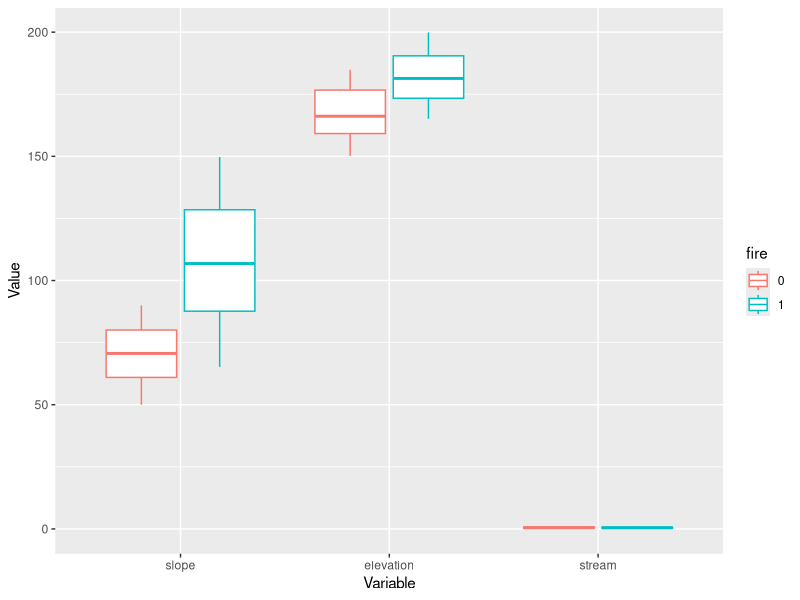

Here is the R script that generated this plot:
## ---- chunk 1
knitr::opts_chunk$set(echo = TRUE)

### Install MatchIt if you need to
install.packages("MatchIt",
                 repos = "http://cran.us.r-project.org")

### Packages for the purposes of the quarto website (no need to download these to run the example)
# install.packages(c("jsonlite", "rmarkdown"),
#                  repos = "http://cran.us.r-project.org")

### Load libraries
library(tidyverse)
library(MatchIt)
## ---- chunk 2
### Function to simulate data and write it as a dataframe
simulate_data <- function(){
  
  ### Create variables in a dataframe
  
  ### Make column for observation ID
  df <- data.frame(id = seq(1,1000),
                   
                   ### Add columns for explanatory variables
                   
                   ### Add column for treatment variable
                   fire = c(rep(0,500), rep(1,500)),
                   
                   ### And the rest of the covariates
                   slope = c(runif(500, min = 50, max = 90), 
                             runif(500, min = 65, max = 150)),
                   elevation = c(runif(500, min = 150, max = 185), 
                                 runif(500, min = 165, max = 200)),
                   stream = runif(1000, min = 0, max = 1),
                   
                   ### And the error term
                   error = rnorm(1000, mean = 0, sd = 5))
  
  ### Add a slope*slope variable
  df <- df %>%
    mutate(slope2 = slope^2)
  
  ### Make column for outcome variable (species richness) 
  df <- df %>%
    mutate(species_richness = 1 + 5*fire + 0.07*slope + 0.05*elevation + 2*stream - 0.005*slope2 + error)
  return(df)
}
## ---- chunk 3
### Write a function to generate data and analyze using OLS 
ols_fun <- function(){
  
  ### Simulate the dataset
  data <- simulate_data()
  
  ### Run OLS regression
  ols <- lm(species_richness ~ fire + slope + elevation + stream, 
            data = data)
  
  ### Extract model coefficients and standard error
  fire_coeff <- coef(summary(ols))["fire", "Estimate"]
  fire_se <- coef(summary(ols))["fire", "Std. Error"]
  list <- list(fire_coeff, fire_se)
}

### Apply the function to 100 replicates
ols_sim <- replicate(100, ols_fun())

### Extract the model estimates
ols_fire_est <- unlist(ols_sim[1, ])

### Print mean, standard deviation, minimum, and maximum values for coefficient estimates
c(mean(ols_fire_est), sd(ols_fire_est), 
  min(ols_fire_est), max(ols_fire_est))

### Extract the standard deviations
ols_fire_sd <- unlist(ols_sim[2, ])

### Print mean, standard deviation, minimum, and maximum standard deviation of coefficient estimates
c(mean(ols_fire_sd), sd(ols_fire_sd), 
  min(ols_fire_sd), max(ols_fire_sd))
## ---- chunk 4
### Write a function to generate the data, use matching to subset the data, and run a regression on the matched data
pps_fun <- function(){
  
  ### Simulate the dataset
  data <- simulate_data()
  
  ### Match the data on the observed covariates
  match <- matchit(fire ~ slope + 
                     elevation + 
                     stream, 
                   
                   ### set method to use for matching
                   method = "nearest", 
                   
                   ### tell it what data source to draw matches from
                   data = data, 
                   
                   ### tell it to use logistic regression for the matching
                   distance = "glm", 
                   link = "probit",
                   
                   ### specify which order to draw potential points from the full dataset
                   m.order = "random",
                   
                   ### set a maximum distance for the matches
                   caliper = 0.10)
  
  ### Extract the matched data from the full dataset
  matched_data = match.data(match)
  
  ### Run OLS on the matched dataset
  ols <- lm(species_richness ~ fire + slope + 
              elevation + stream, 
            data = matched_data)
  
  ### Extract model coefficients
  fire_coeff <- coef(summary(ols))["fire", "Estimate"]
  fire_se <- coef(summary(ols))["fire", "Std. Error"]
  list <- list(fire_coeff, fire_se) 
}

### Apply the function to 100 replicates
pps_sim <- replicate(100, pps_fun())

### Extract the model estimates
pps_fire_est <- unlist(pps_sim[1,])

### Print mean, standard deviation, minimum, and maximum values for coefficient estimates
c(mean(pps_fire_est), sd(pps_fire_est), 
  min(pps_fire_est), max(pps_fire_est))

### Extract the standard deviations
pps_fire_sd <- unlist(pps_sim[2,])

### Print mean, standard deviation, minimum, and maximum standard deviation of coefficient estimates
c(mean(pps_fire_sd), sd(pps_fire_sd), 
  min(pps_fire_sd), max(pps_fire_sd))
## ---- chunk 5
### Simulate a dataset
data_for_match <- simulate_data()

### Make fire a factor variable
data_for_match <- data_for_match %>%
  mutate_at(vars(fire), 
            funs(factor))

### Take a look at the balance of the covariates before matching
data_for_match %>%
  dplyr::select(id, fire, slope, elevation, stream) %>%
  gather(variable, value, slope:stream, factor_key = TRUE) %>%
  ggplot(aes(x = variable, y = value, color = fire)) +
  geom_boxplot() +
  xlab("Variable") + ylab("Value")
### fires: 0 = unburned, 1 = burned

### You can also look at it in table form
covariate_summ <- data_for_match %>%
  group_by(fire) %>%
  summarise(slope_mean = mean(slope),
            slope_sd = sd(slope),
            elevation_mean = mean(elevation),
            elevation_sd = sd(elevation),
            stream_mean = mean(stream),
            stream_sd = sd(stream))
## ---- chunk 6
### Match the data on the observed covariates
match <- matchit(fire ~ slope + 
                   elevation + 
                   stream, 
                 
                 ### set method to use for matching
                 method = "nearest", 
                 
                 ### tell it what data source to draw matches from
                 data = data_for_match, 
                 
                 ### tell it to use logistic regression for calculating the propensity scores 
                 distance = "glm", 
                 link = "probit",
                 
                 ### specify which order to draw potential points from the full dataset
                 m.order = "random",
                 
                 ### set a maximum distance for the matches
                 caliper = 0.10)

### Take a look at the quality of the matches
match_quality <- summary(match, 
                         standardize = TRUE)

### Let's see how many points were matched
match_quality_nn <- as.data.frame(match_quality$nn)

### Let's look at the pre-match covariate balance
match_quality_unmatched <- as.data.frame(match_quality$sum.all)

### What does the covariate balance look like after matching?
match_quality_summary <- as.data.frame(match_quality$sum.matched)
### Ideally, you want the standardized mean differences in the matched dataset to be < 0.25 (reference: Schleicher et al. 2020. Statistical matching for conservation science. Conserv. Biol. 34:538–549. https://doi.org/10.1111/cobi.13448).

### You can also look at the amount of bias reduction achieved through matching
# match_quality_reduction <- as.data.frame(match_quality$reduction)
## ---- chunk 7
### You can also use a fun interactive command to visualize the pre- and post-match covariate spread
# plot(match, interactive = FALSE)

### And you can compare the propensity scores visually
# plot(match, type = "jitter", interactive = FALSE)
## ---- chunk 8
### First, extract the matches from the full dataset
demo_matched <- match.data(match)

### Then run the regression, including the covariates in the model
fit_matched <- lm(species_richness ~ fire + slope + 
                    elevation + stream, 
                  data = demo_matched)
